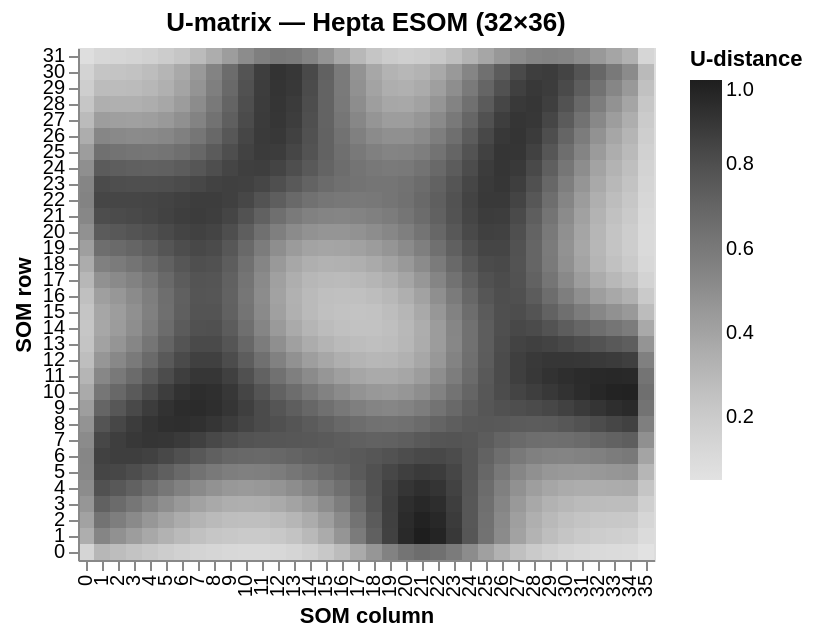

Write notebook code for a chart like this one.
### Markdown cell above
## 3  U-matrix

The U-matrix encodes the distance between each neuron and its neighbours.
Low values (valleys) = cluster cores.  High values (ridges) = cluster boundaries.

### Code cell
u = som.u_matrix()
print(f"U-matrix shape : {u.shape}")
print(f"U-matrix range : [{u.min():.4f}, {u.max():.4f}]")

plot_grid_heatmap(u, "U-matrix — Hepta ESOM (32×36)",
             scheme="greys", value_name="U-distance", cell_pixels=8.0)

### Figure 1 — Vega-Lite specification as saved in the notebook (floating-point values rounded to 4 significant figures; data arrays with more than 128 entries replaced by an {"elided": "..."} marker saying what was removed)
{"config": {"view": {"continuousWidth": 300, "continuousHeight": 300}}, "data": {"name": "data-7d0705e43e89793775575571535cc0e0"}, "mark": {"type": "rect"}, "encoding": {"color": {"field": "U-distance", "legend": {"title": "U-distance"}, "scale": {"scheme": "greys"}, "type": "quantitative"}, "tooltip": [{"field": "col", "type": "quantitative"}, {"field": "row", "type": "quantitative"}, {"field": "U-distance", "format": ".4f", "type": "quantitative"}], "x": {"field": "col", "sort": null, "title": "SOM column", "type": "ordinal"}, "y": {"field": "row", "sort": "descending", "title": "SOM row", "type": "ordinal"}}, "height": {"step": 8.0}, "title": "U-matrix — Hepta ESOM (32×36)", "width": {"step": 8.0}, "$schema": "https://vega.github.io/schema/vega-lite/v6.4.1.json", "datasets": {"data-7d0705e43e89793775575571535cc0e0": {"elided": "1152 records"}}}
